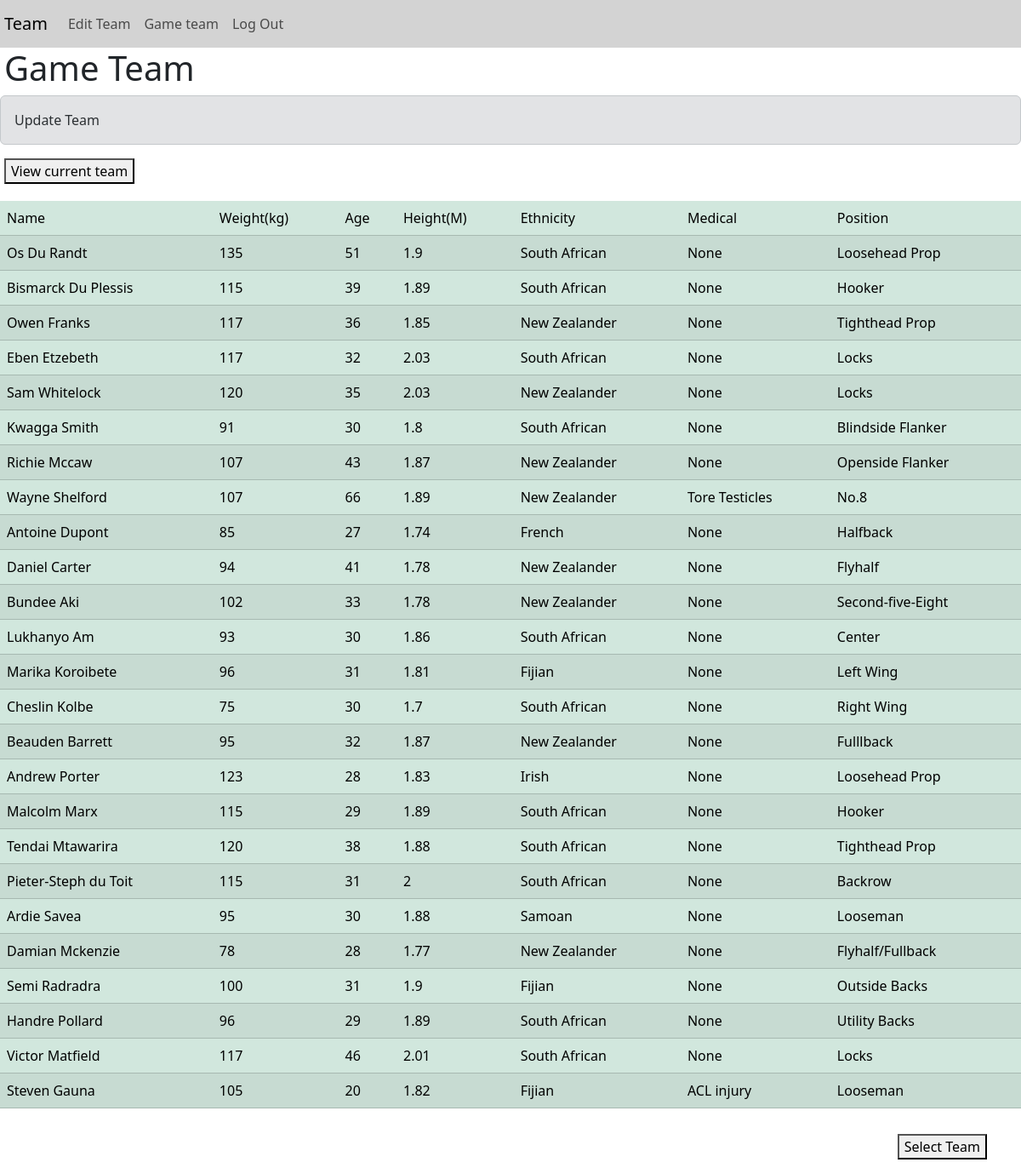
Screenshot of /set_game_team (signed in) with the database file from the repository.
### tables this page shows
CREATE TABLE 'players' (id INTEGER PRIMARY KEY AUTOINCREMENT NOT NULL, name TEXT, weight INTEGER,'coach' TEXT,'age' INTEGER,'height' INTEGER,'ethnicity' TEXT,'medical' TEXT,'position' TEXT);

### app.py (the view)
@app.route("/set_game_team", methods=["GET", "POST"])
@login_required
def set_team():
    row = db.execute("SELECT * FROM users WHERE id=?", session["user_id"])
    team = db.execute("SELECT * FROM players WHERE coach=?", row[0]["username"])
    game_team = db.execute("SELECT * FROM gameteam WHERE coach=?", row[0]["username"])
    if (len(game_team) == 0):
        gteam = False
        message = "Select Game Team"
    else:
        gteam = True
        message = "Update Team"
    return render_template("set_playing23.html", gameteam=game_team, logged=True, team=team, message=message, gteam=gteam)

### helpers.py (called while the page is built)
def login_required(f):
    @wraps(f)
    def decorated_function(*args, **kwargs):
        if session.get("user_id") is None:
            return redirect("/login")
        return f(*args, **kwargs)
    return decorated_function

### templates/set_playing23.html (shortened to what this page needs)
{% extends "layout.html" %}
{% block main %}
    <h1 class="pad">Game Team</h1>
    <div id="select_gteam">
        {% if message %}
            <div id="message1" class="alert alert-secondary" role="alert">
                {{ message }}
            </div>
        {% endif %}
        {% if gteam %}
            <div class="pad">
                <button class="btn-primary" onclick="view_23()">View current team</button>
            </div>
        {% endif %}
        <table class="table table-success table-striped table-hover">
            <thead>
                <tr>
                    <td>Name</td>
                    <td>Weight(kg)</td>
                    <td>Age</td>
                    <td>Height(M)</td>
                    <td>Ethnicity</td>
                    <td>Medical</td>
                    <td>Position</td>
                </tr>
            </thead>
            <tbody>
                {% for player in team %}
                    <tr>
                        <td><a class="tlink" href="/profile/{{ player.id }}">{{ player.name }}</a></td>
                        <td>{{ player.weight }}</td>
                        <td>{{ player.age }}</td>
                        <td>{{ player.height }}</td>
                        <td>{{ player.ethnicity }}</td>
                        <td>{{ player.medical }}</td>
                        <td>{{ player.position }}</td>
                    </tr>
                {% endfor %}
            </tbody>
        </table>
        <div style="margin-top:30px; text-align:right; margin-bottom:10px; margin-right:40px;" >
            <button onclick="select_gteam()" class="btn-primary">Select Team</button>
        </div>
    </div>
{% endblock %}

### static/styles.css (style rules this page uses)
.pad { margin-left: 5px; }
.tlink { text-decoration: none; color: black }
table { margin-top: 20px; }

### rows the page displays
players: name "Os Du Randt", weight "135", age "51", height "1.9", ethnicity "South African", medical "None", position "Loosehead Prop"
players: name "Bismarck Du Plessis", weight "115", age "39", height "1.89", ethnicity "South African", medical "None", position "Hooker"
players: name "Owen Franks", weight "117", age "36", height "1.85", ethnicity "New Zealander", medical "None", position "Tighthead Prop"
players: name "Eben Etzebeth", weight "117", age "32", height "2.03", ethnicity "South African", medical "None", position "Locks"
players: name "Sam Whitelock", weight "120", age "35", height "2.03", ethnicity "New Zealander", medical "None", position "Locks"
players: name "Kwagga Smith", weight "91", age "30", height "1.8", ethnicity "South African", medical "None", position "Blindside Flanker"
players: name "Richie Mccaw", weight "107", age "43", height "1.87", ethnicity "New Zealander", medical "None", position "Openside Flanker"
players: name "Wayne Shelford", weight "107", age "66", height "1.89", ethnicity "New Zealander", medical "Tore Testicles", position "No.8"
players: name "Antoine Dupont", weight "85", age "27", height "1.74", ethnicity "French", medical "None", position "Halfback"
players: name "Daniel Carter", weight "94", age "41", height "1.78", ethnicity "New Zealander", medical "None", position "Flyhalf"
players: name "Bundee Aki", weight "102", age "33", height "1.78", ethnicity "New Zealander", medical "None", position "Second-five-Eight"
players: name "Lukhanyo Am", weight "93", age "30", height "1.86", ethnicity "South African", medical "None", position "Center"
players: name "Marika Koroibete", weight "96", age "31", height "1.81", ethnicity "Fijian", medical "None", position "Left Wing"
players: name "Cheslin Kolbe", weight "75", age "30", height "1.7", ethnicity "South African", medical "None", position "Right Wing"
players: name "Beauden Barrett", weight "95", age "32", height "1.87", ethnicity "New Zealander", medical "None", position "Fulllback"
players: name "Andrew Porter", weight "123", age "28", height "1.83", ethnicity "Irish", medical "None", position "Loosehead Prop"
players: name "Malcolm Marx", weight "115", age "29", height "1.89", ethnicity "South African", medical "None", position "Hooker"
players: name "Tendai Mtawarira", weight "120", age "38", height "1.88", ethnicity "South African", medical "None", position "Tighthead Prop"
players: name "Pieter-Steph du Toit", weight "115", age "31", height "2", ethnicity "South African", medical "None", position "Backrow"
players: name "Ardie Savea", weight "95", age "30", height "1.88", ethnicity "Samoan", medical "None", position "Looseman"
players: name "Damian Mckenzie", weight "78", age "28", height "1.77", ethnicity "New Zealander", medical "None", position "Flyhalf/Fullback"
players: name "Semi Radradra", weight "100", age "31", height "1.9", ethnicity "Fijian", medical "None", position "Outside Backs"
players: name "Handre Pollard", weight "96", age "29", height "1.89", ethnicity "South African", medical "None", position "Utility Backs"
players: name "Victor Matfield", weight "117", age "46", height "2.01", ethnicity "South African", medical "None", position "Locks"
players: name "Steven Gauna", weight "105", age "20", height "1.82", ethnicity "Fijian", medical "ACL injury", position "Looseman"

### other values shown
{{ message }} "Update Team"
